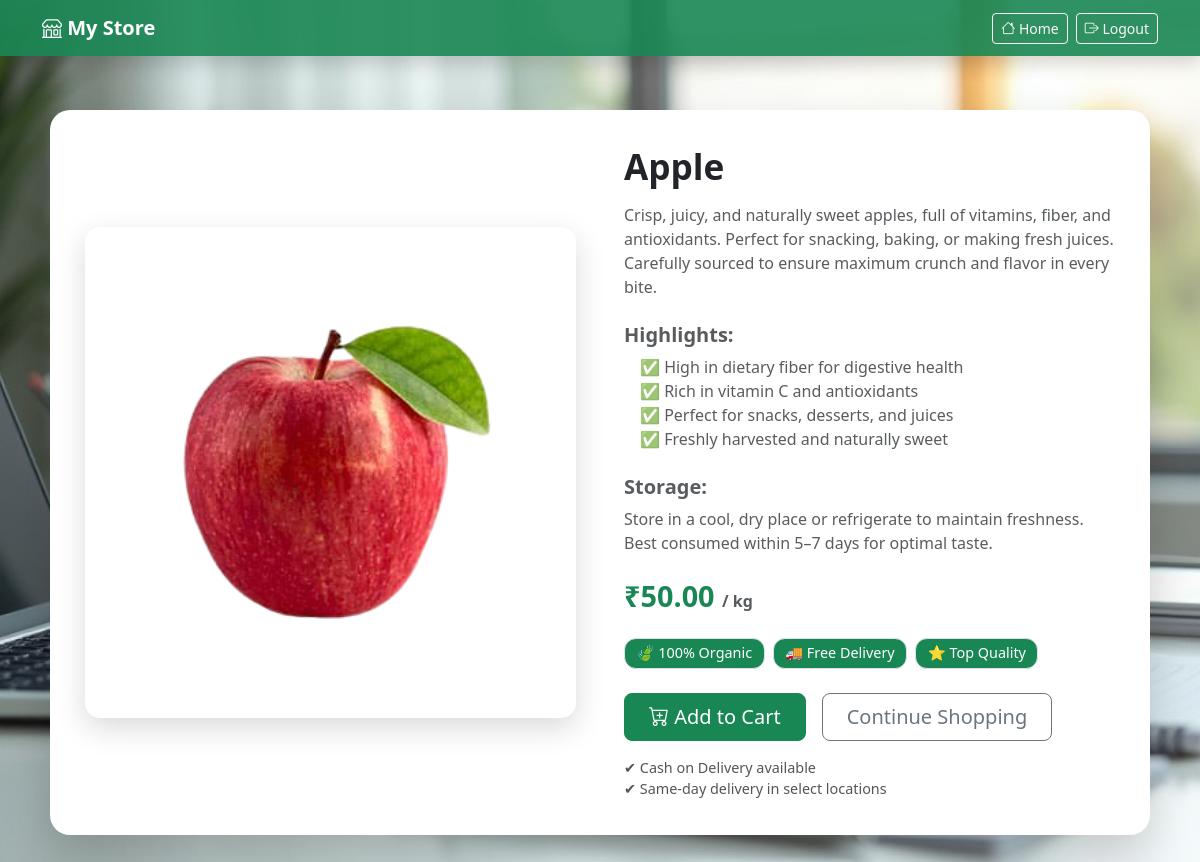
Screenshot of /product/1/ (signed in) with the database file from the repository.
### core/models.py (models this page shows, shortened)
class Product(models.Model):
    name = models.CharField(max_length=200)
    description = models.TextField(blank=True)
    price = models.DecimalField(max_digits=10, decimal_places=2)
    image = models.ImageField(upload_to='products/', blank=True, null=True)
    is_active = models.BooleanField(default=True)
    created_at = models.DateTimeField(auto_now_add=True)

### core/views.py (the view)
# urls.py: path('product/<int:pk>/', product_detail, name='product_detail'),
@login_required
def product_detail(request, pk):
    product = get_object_or_404(Product, pk=pk)
    return render(request, 'product_detail.html', {'product': product})

### templates/product_detail.html (shortened to what this page needs)
{% load static %}
<!DOCTYPE html>
<html lang="en">
<head>
    <link href="https://cdn.jsdelivr.net/npm/bootstrap@5.3.2/dist/css/bootstrap.min.css" rel="stylesheet">
    <link href="https://cdn.jsdelivr.net/npm/bootstrap-icons@1.11.1/font/bootstrap-icons.css" rel="stylesheet">
</head>
<body>
<nav class="navbar navbar-expand-lg navbar-dark fixed-top shadow">
    <div class="container">
        <a class="navbar-brand fw-bold" href="/">
            <i class="bi bi-shop"></i> My Store
        </a>
        <div class="ms-auto d-flex align-items-center">
            <a href="{% url 'dashboard'  %}" class="btn btn-outline-light btn-sm me-2">
                <i class="bi bi-house"></i> Home
            </a>
            <a href="{% url 'logout' %}" class="btn btn-outline-light btn-sm">
                <i class="bi bi-box-arrow-right"></i> Logout
            </a>
        </div>
    </div>
</nav>
<div class="container product-container">
    <div class="row g-5 align-items-center">
        <div class="col-lg-6">
            {% if product.image %}
                <img src="{{ product.image.url }}" alt="{{ product.name }}" class="product-image">
            {% else %}
                <img src="{% static 'images/default.png' %}" alt="No image" class="product-image">
            {% endif %}
        </div>
        <div class="col-lg-6 product-info">
            <h2 class="fw-bold mb-3">{{ product.name }}</h2>
            <div class="text-muted mb-3">
                {{ product.description|safe }}
            </div>
            <h3 class="text-success fw-bold mb-4">
                ₹{{ product.price }}
                <small class="text-muted fs-6"> / kg</small>
            </h3>
            <div class="d-flex gap-2 mb-4 flex-wrap">
                <span class="badge badge-custom bg-success text-white border">🍃 100% Organic</span>
                <span class="badge badge-custom bg-success text-white border">🚚 Free Delivery</span>
                <span class="badge badge-custom bg-success text-white border">⭐ Top Quality</span>
            </div>
            <div class="d-flex gap-3 flex-wrap mb-3">
                <a href="#" class="btn btn-success btn-lg px-4">
                    <i class="bi bi-cart-plus"></i> Add to Cart
                </a>
                <a href="{% url 'dashboard'  %}" class="btn btn-outline-secondary btn-lg px-4">
                    Continue Shopping
                </a>
            </div>
            <div class="extra-info">
                ✔ Cash on Delivery available <br>
                ✔ Same-day delivery in select locations
            </div>
        </div>
    </div>
</div>
</body>
</html>

### rows the page displays
Product: image (picture), name "Apple", description "Crisp, juicy, and naturally sweet apples, full of vitamins, fiber, and antioxidants. Perfect for snacking, baking, or making fresh juices. Carefully sourced to ensure maximum crunch and flavor in every bite. Highlights: ✅ High in dietary fiber for digestive health ✅ Rich in vitamin C and antioxidants ✅ Perfect for snacks, desserts, and juices ✅ Freshly harvested and naturally sweet Storage: Store in a cool, dry place or refrigerate to maintain freshness. Best consumed within 5–7 days for optimal taste.", price "50.00"
